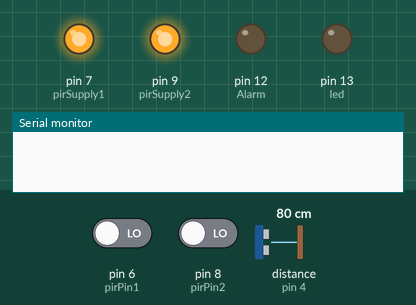
The sketch below on a simulated Arduino Uno, built with avr-gcc and run on an emulated ATmega328P. Parts: output pins drawn as LEDs (lit = HIGH), the last lines printed to the serial monitor. Dashed ring = blinking. The test bench sets the inputs (shaded band); at power-on: distance to the obstacle (sensor on pin 4) 80 cm, pin 6 (pirPin1) LOW, pin 8 (pirPin2) LOW. The echo pulse lasts 58.3 µs per cm.

Above: at 2.1 s.
2.2 s: distance to the obstacle (sensor on pin 4) set to 53 cm
3.9 s: distance to the obstacle (sensor on pin 4) set to 45 cm
At 5.22 s:
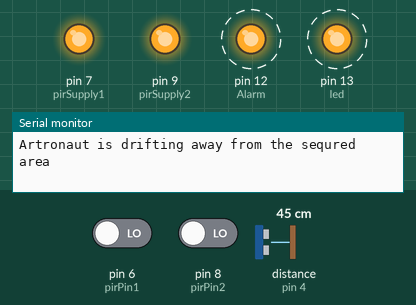
8.5 s: pin 6 (pirPin1) driven HIGH
At 9.9 s:
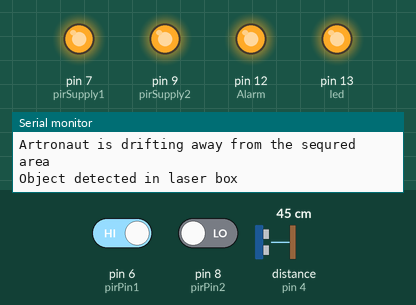
11.7 s: pin 6 (pirPin1) driven LOW
At 13.7 s:
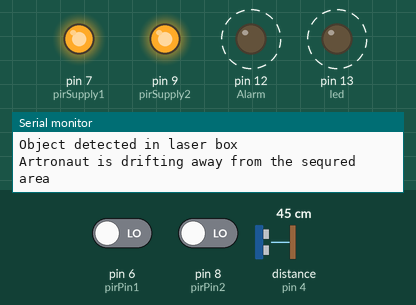
16.3 s: pin 8 (pirPin2) driven HIGH
At 17.6 s:
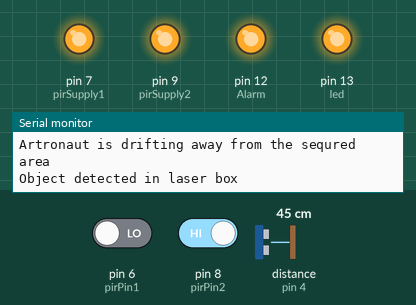
Timing chart, 0 to 19.0 s (numbered marks = the images above; inputs shaded):
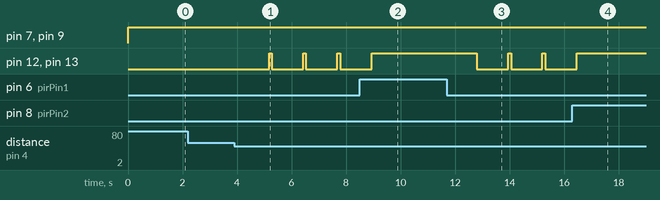

The sketch:

Zero-G_Drill_Game_and_Astronaut_Security.ino
```cpp
#include <NewPing.h>
#define TRIGGER_PIN  5   // Arduino pin tied to trigger pin on the ultrasonic sensor.
#define ECHO_PIN     4   // Arduino pin tied to echo pin on the ultrasonic sensor.
#define MAX_DISTANCE 200 // Maximum distance we want to ping for (in centimeters). Maximum sensor distance is rated at 400-500cm.
int led = 13; //led light
int Alarm = 12; //buzzer pin

//Laser box Ray1 (Motion)
int pirPin1 = 6;
int pirSupply1 = 7;

//Laser box Ray2 (Motion)
int pirPin2 = 8;
int pirSupply2 = 9;

int soner_read = 0;
int motion_read = 0;

NewPing sonar(TRIGGER_PIN, ECHO_PIN, MAX_DISTANCE); // NewPing setup of pins and maximum distance.

void setup() {
  pinMode(led,OUTPUT);
  pinMode(Alarm,OUTPUT);

  pinMode(pirPin1, INPUT);
  pinMode(pirSupply1,OUTPUT);

  pinMode(pirPin2, INPUT);
  pinMode(pirSupply2,OUTPUT);

  digitalWrite(Alarm,LOW);

  Serial.begin(9600); // Open serial monitor at 115200 baud to see ping results.
}

void loop() {
     digitalWrite(pirSupply1,HIGH);
     digitalWrite(pirSupply2,HIGH);


  delay(50);                          // Wait 50ms between pings (about 20 pings/sec). 29ms should be the shortest delay between pings.
  unsigned int uS = sonar.ping_cm(); // Send ping, get ping time in centemeter (uS).
  delay(100);

  if(uS >= 35 && uS <= 50){          //For Outside Game
    digitalWrite(led,HIGH);
    digitalWrite(Alarm,HIGH);
    Serial.print("Artronaut is drifting away from the sequred area");
    Serial.println(" ");
    int soner_read = 1;
    }
  else {
    digitalWrite(led,LOW);
    digitalWrite(Alarm,LOW);
  }

  delay(100);

  if ((digitalRead(pirPin1) == HIGH) || (digitalRead(pirPin2) == HIGH))  ////For Inside laser box Game
    {

     Serial.print("Object detected in laser box");
     Serial.println(" ");
     digitalWrite(led,HIGH);
     digitalWrite(Alarm,HIGH);
     int motion_read = 1;

    }
    else{
     digitalWrite(led,LOW);
    digitalWrite(Alarm,LOW);
    }

    if((soner_read == 1) || (motion_read == 1))
    {
      delay(5000);
      digitalWrite(led,LOW);
    digitalWrite(Alarm,LOW);
    }


  delay(1000);
}
```

Measured:
- the behaviour switches between 50 and 49 cm on distance to the obstacle (sensor on pin 4) (found by bisection; images 0 and 1)
- after the input at 2.2 s, every drawn part: stays the same
- after the input at 3.9 s, pin 12 (Alarm), pin 13 (led): alternates HIGH for 0.10 s and LOW for 1.2 s, starting after 1.3 s
- after the input at 8.5 s, pin 12 (Alarm), pin 13 (led): goes on until 8.9 s, then stays HIGH
- after the input at 11.7 s, pin 12 (Alarm), pin 13 (led): alternates HIGH for 0.10 s and LOW for 1.2 s, starting after 1.1 s
- after the input at 16.3 s, pin 12 (Alarm), pin 13 (led): goes on until 16.5 s, then stays HIGH
